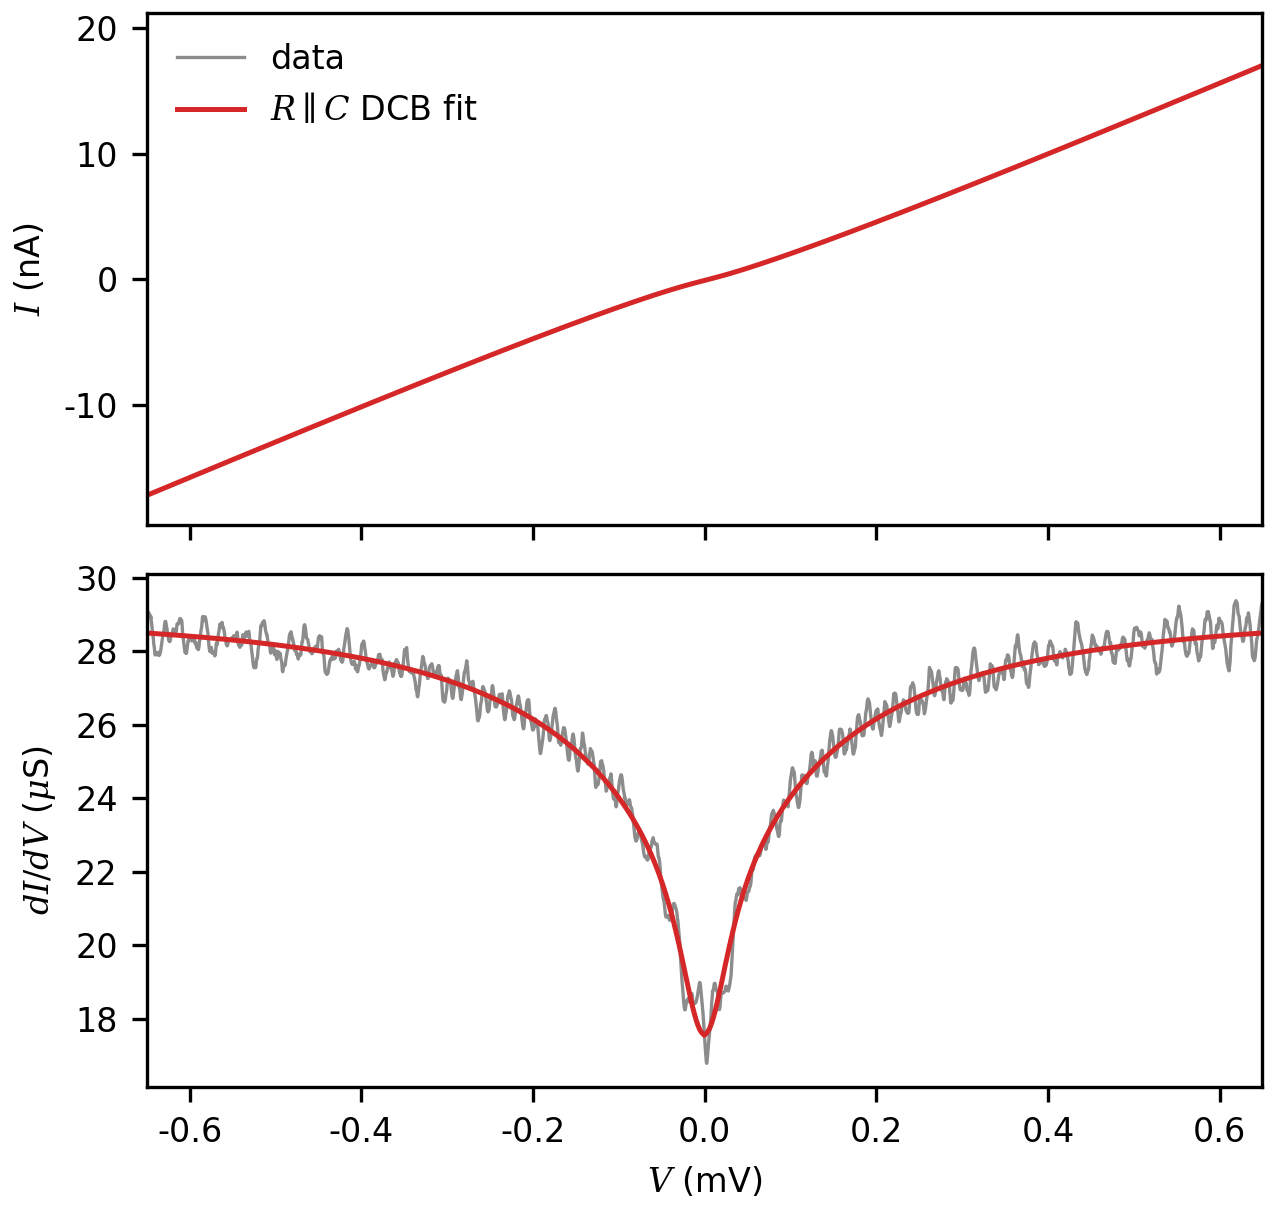

The script that saved this image:
# init
import sys
from pathlib import Path

import matplotlib.pyplot as plt
import numpy as np
import superconductivity.api as sc
from nptdms import TdmsFile
from scipy.optimize import least_squares
from scipy.signal import fftconvolve, savgol_filter
from superconductivity.utilities.functions.upsampling import upsample

Textwidth: float = 4.25279  # in
Textheight: float = 6.85173  # in
# get data single-iv dcb
file = "/Users/oliver/Documents/measurement data/SSET/22 03 Scheer2/36/NC_map.tdms"
key = "2022-03-30 17:05:31 G4.00mV"
nu_sample_Hz, amp, rref = 5000.0, (2000.0, 500.0), 102000.0
dt_sample_s = 0.00019999999999999998
nu_downsample_Hz = 437.0
dt_downsample_s = 1 / nu_downsample_Hz

sweep = (25_000, 75_000)

Vbias0_mV = np.linspace(-0.7, 0.7, 3501)

with TdmsFile.open(file) as f:
    sample_V = f[key]["Sample"].as_dataframe()
    reference_V = f[key]["Reference"].as_dataframe()
    sample_V = sample_V.values
    reference_V = reference_V.values

sample_V = sample_V[sweep[0] : sweep[1], 0]
reference_V = reference_V[sweep[0] : sweep[1], 0]
time_s = np.arange(len(sample_V)) * dt_sample_s

nu_time_s = np.arange(0, np.max(time_s), dt_downsample_s)
nu_sample_V = sc.bin_y_over_x(sample_V, time_s, nu_time_s)
nu_reference_V = sc.bin_y_over_x(reference_V, time_s, nu_time_s)

v_mV = nu_sample_V * 1e3 / amp[0]
i_nA = nu_reference_V * 1e9 / (amp[1] * rref)
valid = np.logical_and(np.isfinite(v_mV), np.isfinite(i_nA))
i_nA, v_mV = upsample(i_nA[valid]), upsample(v_mV[valid])
Iexp0_nA = sc.bin_y_over_x(i_nA, v_mV, Vbias0_mV) + 5

Vbias0_mV += 0.032
Iexp0_nA -= 0.26


# %% finite-temperature DCB fit
# A normal tunnel junction in an electromagnetic environment has
#
# I(V) = G_T/e * integral dE E/(1-exp(-E/kT))
#                    * [P(eV-E) - P(-eV-E)].
#
# Here P(E) is calculated for the real part of a parallel-RC impedance.  The
# environmental temperature is fitted as a nuisance parameter; keeping it in
# the model is important because otherwise thermal rounding is incorrectly
# absorbed into C_eff.
atomic_contact_dir = Path(__file__).resolve().parents[1] / "atomic_contact"
if str(atomic_contact_dir) not in sys.path:
    sys.path.insert(0, str(atomic_contact_dir))

from sc_fit import _parallel_rc_pe

K_B_UEV_PER_K = 86.17333262145
PE_SAMPLE_COUNT = 2**13
PE_TIME_STEP_S = 0.5e-12


def _thermal_rate_ueV(energy_ueV: np.ndarray, temperature_K: float) -> np.ndarray:
    """Return E/[1-exp(-E/kT)] with a stable zero-energy limit."""
    kT_ueV = K_B_UEV_PER_K * temperature_K
    argument = energy_ueV / kT_ueV
    result = np.empty_like(energy_ueV)
    positive = argument > 50.0
    negative = argument < -50.0
    regular = ~(positive | negative) & (np.abs(argument) > 1e-7)
    result[positive] = energy_ueV[positive]
    result[negative] = 0.0
    result[regular] = energy_ueV[regular] / (-np.expm1(-argument[regular]))
    result[~(positive | negative | regular)] = kT_ueV
    return result


def dcb_voltage_mV(
    voltage_mV: np.ndarray,
    Reff_kOhm: float,
    Ceff_fF: float,
    Teff_K: float,
) -> np.ndarray:
    """Return the DCB-broadened voltage entering a normal tunnel current."""
    energy_ueV, pe_per_ueV = _parallel_rc_pe(
        Reff_kOhm * 1e3,
        Ceff_fF * 1e-15,
        Teff_K,
        PE_SAMPLE_COUNT,
        PE_TIME_STEP_S,
    )
    energy_step_ueV = energy_ueV[1] - energy_ueV[0]
    rate_ueV = _thermal_rate_ueV(energy_ueV, Teff_K)
    convolution = fftconvolve(rate_ueV, pe_per_ueV, mode="full")
    convolution *= energy_step_ueV
    convolution_energy_ueV = (
        energy_ueV[0] + energy_ueV[0] + np.arange(convolution.size) * energy_step_ueV
    )
    voltage_energy_ueV = 1e3 * np.asarray(voltage_mV)
    forward = np.interp(voltage_energy_ueV, convolution_energy_ueV, convolution)
    backward = np.interp(-voltage_energy_ueV, convolution_energy_ueV, convolution)
    return (forward - backward) / 1e3


def simulate_dcb_nin_current_nA(
    V_mV: np.ndarray,
    R_eff_kOhm: float = 0.44579,
    C_eff_fF: float = 4.361,
    T_eff_mK: float = 77.37,
    G_T_uS: float = 29.046,
    V0_uV: float = -0.3266,
    I0_nA: float = -0.08457,
) -> np.ndarray:
    """Simulate the fitted normal-junction DCB current.

    Parameters
    ----------
    V_mV:
        Junction voltage in millivolts.
    R_eff_kOhm:
        Effective parallel environmental resistance in kilohms.
    C_eff_fF:
        Effective parallel environmental capacitance in femtofarads.
    T_eff_mK:
        Effective temperature in millikelvins.
    G_T_uS:
        Bare normal-state tunnel conductance in microsiemens.
    V0_uV:
        Voltage-zero offset in microvolts.
    I0_nA:
        Current-zero offset in nanoamperes.

    Returns
    -------
    numpy.ndarray
        DCB current in nanoamperes, with the shape of ``V_mV``.
    """
    effective_voltage_mV = np.asarray(V_mV, dtype=np.float64) - V0_uV * 1e-3
    return (
        G_T_uS
        * dcb_voltage_mV(
            effective_voltage_mV,
            R_eff_kOhm,
            C_eff_fF,
            T_eff_mK * 1e-3,
        )
        + I0_nA
    )


def _fit_model(parameters: np.ndarray, voltage_mV: np.ndarray) -> np.ndarray:
    """Evaluate the DCB model using log parameters for positive quantities."""
    log_R, log_C, log_T, conductance_uS, voltage_offset_mV, current_offset_nA = (
        parameters
    )
    effective_voltage_mV = voltage_mV - voltage_offset_mV
    return (
        conductance_uS
        * dcb_voltage_mV(
            effective_voltage_mV,
            np.exp(log_R),
            np.exp(log_C),
            np.exp(log_T),
        )
        + current_offset_nA
    )


fit_mask = np.isfinite(Vbias0_mV) & np.isfinite(Iexp0_nA) & (np.abs(Vbias0_mV) <= 0.65)
Vfit_mV = Vbias0_mV[fit_mask]
Ifit_nA = Iexp0_nA[fit_mask]

# Downsampling prevents the densely sampled central part from merely making
# each residual evaluation expensive; the final curve is evaluated on every
# measured voltage below.
fit_stride = 4
Vopt_mV = Vfit_mV[::fit_stride]
Iopt_nA = Ifit_nA[::fit_stride]

lower = np.array([np.log(0.05), np.log(0.02), np.log(0.010), 1.0, -0.03, -2.0])
upper = np.array([np.log(200.0), np.log(100.0), np.log(1.0), 100.0, 0.03, 2.0])

# R and C are correlated through the RC cutoff, so use deliberately separated
# starts and retain the best robust-loss solution instead of trusting one
# initial guess.
fit_results = []
for initial_R_kOhm, initial_C_fF in (
    (0.2, 2.0),
    (0.5, 5.0),
    (2.0, 1.0),
    (10.0, 1.0),
    (10.0, 10.0),
    (50.0, 0.2),
):
    initial = np.array(
        [
            np.log(initial_R_kOhm),
            np.log(initial_C_fF),
            np.log(0.080),
            27.0,
            0.0,
            0.0,
        ]
    )
    fit_results.append(
        least_squares(
            lambda parameters: _fit_model(parameters, Vopt_mV) - Iopt_nA,
            initial,
            bounds=(lower, upper),
            loss="soft_l1",
            f_scale=0.03,
            x_scale="jac",
            max_nfev=500,
        )
    )
fit_result = min(fit_results, key=lambda result: result.cost)

(
    log_Reff_kOhm,
    log_Ceff_fF,
    log_Teff_K,
    Gfit_uS,
    Voffset_mV,
    Ioffset_nA,
) = fit_result.x
Reff_kOhm = float(np.exp(log_Reff_kOhm))
Ceff_fF = float(np.exp(log_Ceff_fF))
Teff_K = float(np.exp(log_Teff_K))
Ifit_model_nA = _fit_model(fit_result.x, Vbias0_mV)
fit_rmse_nA = float(
    np.sqrt(np.mean((_fit_model(fit_result.x, Vfit_mV) - Ifit_nA) ** 2))
)

# Approximate local 1-sigma covariance.  The Jacobian returned by SciPy is
# already adjusted for the robust loss.  These uncertainties describe the
# statistical precision within the single-RC model, not model systematics.
degrees_of_freedom = max(1, fit_result.fun.size - fit_result.x.size)
residual_variance_nA2 = float(fit_result.fun @ fit_result.fun) / degrees_of_freedom
parameter_covariance = residual_variance_nA2 * np.linalg.pinv(
    fit_result.jac.T @ fit_result.jac
)
parameter_std = np.sqrt(np.maximum(np.diag(parameter_covariance), 0.0))

Reff_std_kOhm = Reff_kOhm * parameter_std[0]
Ceff_std_fF = Ceff_fF * parameter_std[1]
Teff_std_K = Teff_K * parameter_std[2]
Gfit_std_uS = float(parameter_std[3])
Voffset_std_mV = float(parameter_std[4])
Ioffset_std_nA = float(parameter_std[5])

G_T_G0 = Gfit_uS / sc.G0_muS
G_T_G0_std = Gfit_std_uS / sc.G0_muS
R_T_kOhm = 1e3 / Gfit_uS
R_T_std_kOhm = R_T_kOhm * Gfit_std_uS / Gfit_uS

print(
    "DCB fit (approximate 1-sigma statistical uncertainties):\n"
    f"R_eff_kOhm = {Reff_kOhm:.6g} +/- {Reff_std_kOhm:.2g}\n"
    f"C_eff_fF   = {Ceff_fF:.6g} +/- {Ceff_std_fF:.2g}\n"
    f"T_eff_mK   = {1e3 * Teff_K:.6g} +/- {1e3 * Teff_std_K:.2g}\n"
    f"G_T_uS     = {Gfit_uS:.6g} +/- {Gfit_std_uS:.2g}\n"
    f"G_T_G0     = {G_T_G0:.6g} +/- {G_T_G0_std:.2g}\n"
    f"R_T_kOhm   = {R_T_kOhm:.6g} +/- {R_T_std_kOhm:.2g}\n"
    f"V0_uV      = {1e3 * Voffset_mV:.6g} +/- "
    f"{1e3 * Voffset_std_mV:.2g}\n"
    f"I0_nA      = {Ioffset_nA:.6g} +/- {Ioffset_std_nA:.2g}\n"
    f"RMSE_nA    = {fit_rmse_nA:.6g}"
)

voltage_step_mV = float(np.median(np.diff(Vbias0_mV)))
dIdV_exp_uS = savgol_filter(
    Iexp0_nA,
    window_length=101,
    polyorder=3,
    deriv=1,
    delta=voltage_step_mV,
)
dIdV_fit_uS = np.gradient(Ifit_model_nA, Vbias0_mV)

fig, axes = plt.subplots(
    2,
    1,
    figsize=(Textwidth, 0.95 * Textwidth),
    sharex=True,
    constrained_layout=True,
)
axes[0].plot(Vbias0_mV, Iexp0_nA, color="0.55", lw=0.8, label="data")
axes[0].plot(
    Vbias0_mV,
    Ifit_model_nA,
    color="C3",
    lw=1.2,
    label=r"$R\parallel C$ DCB fit",
)
axes[0].set(ylabel=r"$I$ (nA)")
axes[0].legend(frameon=False)

axes[1].plot(Vbias0_mV, dIdV_exp_uS, color="0.55", lw=0.8)
axes[1].plot(Vbias0_mV, dIdV_fit_uS, color="C3", lw=1.2)
axes[1].set(xlabel=r"$V$ (mV)", ylabel=r"$dI/dV$ ($\mu$S)")
for ax in axes:
    ax.set_xlim(Vfit_mV.min(), Vfit_mV.max())

fit_figure_path = Path(__file__).with_name("fit_dcb.png")
fig.savefig(fit_figure_path, dpi=300)
plt.show()
